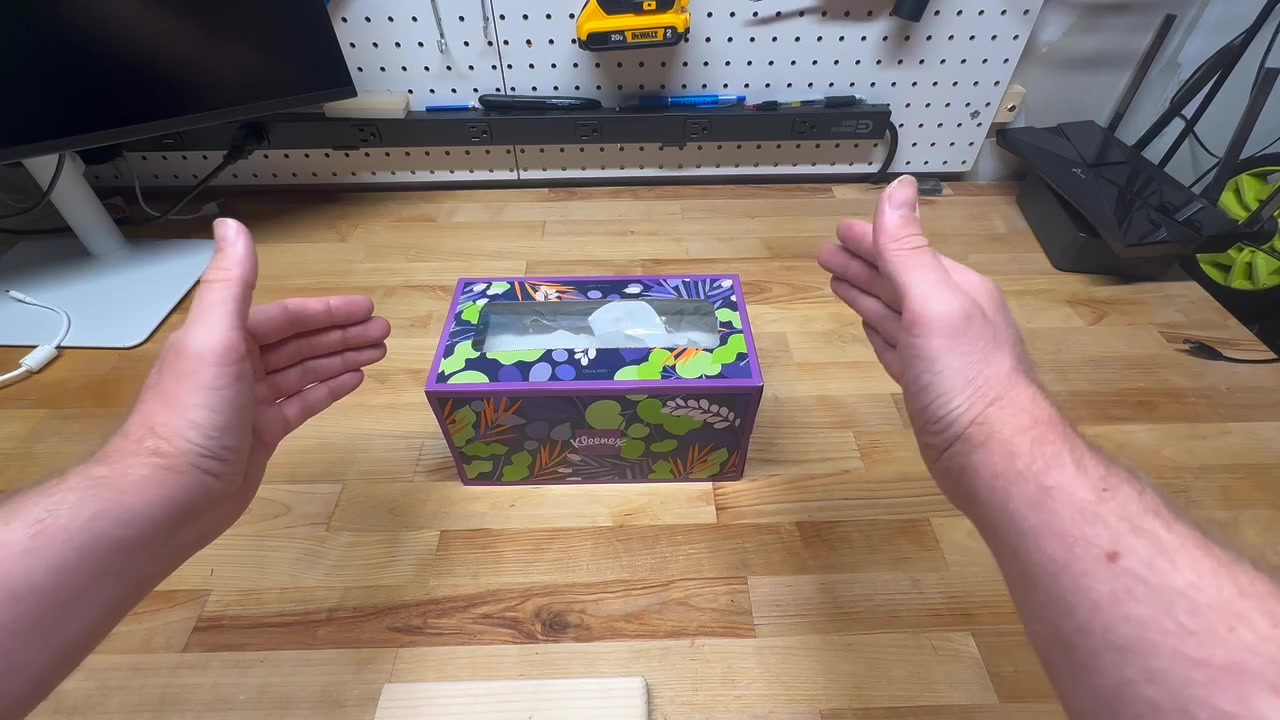
#> input picture docs/video_frames/f_0001.jpg, 1280 x 720 px, found by its file name
$ python foundpose_smoke3.py
#> lines starting #> are read from the running program, lines starting #| are printed output that depends on the picture; after the words box and inside, x2 and y2 are one past the last pixel; in counts of white or black regions, pixels touching at a corner belong together
"""Smoke 3 (P0): FoundPose coarse 6DoF pose on the tissue-box clip, with no CAD asset.

The scene object is a consumer tissue box. No CAD/mesh exists for it, so a proxy box
(``perception/assets/tissue_box_proxy.obj``, 0.24 x 0.12 x 0.08 m) is rendered into
FoundPose reference templates and the coarse pose is estimated on ``frames/f_0001.jpg``.

Pipeline, executed with the ``foundpose-mps`` conda env:
  1. proxy OBJ -> BOP-format PLY (mm)
  2. frame + mask + assumed camera -> mini BOP dataset "tbox"
  3. ``scripts/gen_templates.py`` (pyrender)   -> reference templates
  4. ``scripts/gen_repre.py`` (DINOv2 + faiss)  -> object representation
  5. ``scripts/infer.py`` (DINOv2 + PnP)        -> T_camera_object
  6. overlay + report.json

Acceptance criteria (hard, defined before the run; see tests/test_smoke3_foundpose.py):
  C1 T_camera_object is a finite 4x4 rigid transform (last row [0,0,0,1], |det R| - 1| < 1e-3)
  C2 template_count > 0
  C3 all 8 proxy-box corners reproject strictly inside the 1280x720 image
  C4 silhouette IoU(proxy box hull, object mask) >= 0.50
  C5 |bbox centre(projected box) - bbox centre(mask)| <= 64 px
  C6 the neural inference ran on MPS (mps built + feature-extraction timing vs CPU)
"""

from __future__ import annotations

import argparse
import hashlib
import json
import os
import platform
import re
import struct
import subprocess
import sys
import time
from pathlib import Path
from typing import Any, Dict, List, Tuple

import cv2
import numpy as np

# --------------------------------------------------------------------------------------
# Paths and fixed configuration
# --------------------------------------------------------------------------------------

ROOT = Path(__file__).resolve().parents[1]
FOUNDPOSE_REPO = ROOT / "runs/upstream/foundpose"
ASSETS = ROOT / "runs/p0/assets"
OUT = ROOT / "runs/p0/smoke3_foundpose"
EVIDENCE = OUT / "evidence"
LOGS = OUT / "logs"
BOP_ROOT = OUT / "bop_datasets"
BOP_OUTPUT = OUT / "bop_output"
CONFIGS = OUT / "configs"
REPORT = OUT / "report.json"

DATASET_NAME = "tbox"
OBJ_ID = 1
SCENE_ID = 1
IM_ID = 1
FRAME = ASSETS / "frames/f_0001.jpg"
OBJ_PATH = ROOT / "perception/assets/tissue_box_proxy.obj"

CONDA_ENV = "foundpose-mps"
TEMPLATE_SOURCE = "handmade_proxy_box"

IMAGE_W, IMAGE_H = 1280, 720

# No calibration is available for this clip. Intrinsics are ASSUMED: 90 deg horizontal
# FOV (typical of the wide-angle egocentric capture used for this clip), square pixels.
FX = FY = 650.0
CX, CY = 640.0, 360.0
K_QUERY = [[FX, 0.0, CX], [0.0, FY, CY], [0.0, 0.0, 1.0]]
# The template renderer only needs a nominal camera with the same focal length; a small
# viewport keeps the pyrender rasterisation affordable.
K_TEMPLATE = [[FX, 0.0, 320.0], [0.0, FY, 240.0], [0.0, 0.0, 1.0]]
TEMPLATE_IM_SIZE = (640, 480)
# Camera-object distance range of the box across the clip (mm); sets the view-sphere radii.
DEPTH_RANGE_MM = (380.0, 700.0)

# GrabCut seed rectangle (x, y, w, h) around the tissue box in f_0001.
GRABCUT_RECT = (424, 271, 342, 222)

# Acceptance thresholds (fixed before the run, see module docstring).
CRIT_IOU_MIN = 0.50
CRIT_CENTER_DIST_MAX_PX = 64.0

# Official LM-O template budget (57 viewpoints x 14 in-plane rotations = 798 templates).
# SSAA is 2.0 instead of the LM-O default 4.0: the nominal template viewport is kept at
# 640x480 instead of the full 1280x720 query size, so 4x would need 5096x5096 buffers.
TEMPLATE_OPTS = {
    "num_viewspheres": 1,
    "min_num_viewpoints": 57,
    "num_inplane_rotations": 14,
    "images_per_view": 1,
    "ssaa_factor": 2.0,
}

EXTRACTOR_GEN_REPRE = EXTRACTOR_INFER = (
    "dinov2_version=vits14-reg_stride=14_facet=token_layer=9_logbin=0_norm=1"
)


# --------------------------------------------------------------------------------------
# Small helpers
# --------------------------------------------------------------------------------------


def _log(msg: str) -> None:
    print(f"[smoke3] {msg}", flush=True)


def load_obj(path: Path) -> Tuple[np.ndarray, np.ndarray]:
    """Reads an OBJ file, returning (vertices_xyz, faces_0based)."""
    verts: List[Tuple[float, float, float]] = []
    faces: List[Tuple[int, int, int]] = []
    for line in path.read_text().splitlines():
        line = line.strip()
        if line.startswith("v "):
            verts.append(tuple(float(x) for x in line.split()[1:4]))  # type: ignore[arg-type]
        elif line.startswith("f "):
            idx = [int(tok.split("/")[0]) - 1 for tok in line.split()[1:]]
            faces.append(tuple(idx[:3]))  # type: ignore[arg-type]
    return np.asarray(verts, np.float64), np.asarray(faces, np.int64)


# [54 lines left out: functions write_bop_ply, mask_to_coco_rle, bbox_iou_xyxy, not called in this run]


# --------------------------------------------------------------------------------------
# Step 1 + 2: mini BOP dataset
# --------------------------------------------------------------------------------------


def build_bop_dataset(image: np.ndarray, mask: np.ndarray) -> Dict[str, Any]:
    """Writes the PLY model, camera files, test frame and detection mask."""
    ds_dir = BOP_ROOT / DATASET_NAME
    (ds_dir / "models").mkdir(parents=True, exist_ok=True)
    test_dir = ds_dir / "test" / f"{SCENE_ID:06d}"
    (test_dir / "rgb").mkdir(parents=True, exist_ok=True)
    det_dir = BOP_ROOT / "detections" / "cnos-fastsam"
    det_dir.mkdir(parents=True, exist_ok=True)

    verts_m, faces = load_obj(OBJ_PATH)
    dims_m = (verts_m.max(0) - verts_m.min(0)).tolist()
    verts_mm = verts_m * 1000.0
    write_bop_ply(ds_dir / "models" / f"obj_{OBJ_ID:06d}.ply", verts_mm, faces)

    diameter_mm = float(np.linalg.norm(verts_mm.max(0) - verts_mm.min(0)))
    (ds_dir / "models" / "models_info.json").write_text(
        json.dumps({str(OBJ_ID): {"diameter": diameter_mm}})
    )
    (ds_dir / "camera.json").write_text(
        json.dumps(
            {
                "width": TEMPLATE_IM_SIZE[0],
                "height": TEMPLATE_IM_SIZE[1],
                "fx": K_TEMPLATE[0][0],
                "fy": K_TEMPLATE[1][1],
                "cx": K_TEMPLATE[0][2],
                "cy": K_TEMPLATE[1][2],
                "depth_scale": 1.0,
            },
            indent=2,
        )
    )

    # BOP classic datasets store RGB as PNG; write the decoded frame losslessly.
    cv2.imwrite(str(test_dir / "rgb" / f"{IM_ID:06d}.png"), image)
    (test_dir / "scene_camera.json").write_text(
        json.dumps({str(IM_ID): {"cam_K": K_QUERY, "depth_scale": 1.0}}, indent=2)
    )
    # No ground-truth poses are claimed for this clip; annotations stay empty so that
    # FoundPose runs in its update_without_anno path.
    (test_dir / "scene_gt.json").write_text(json.dumps({str(IM_ID): []}))
    (test_dir / "scene_gt_info.json").write_text(json.dumps({str(IM_ID): []}))
    (ds_dir / "test_targets_bop19.json").write_text(
        json.dumps(
            [{"scene_id": SCENE_ID, "im_id": IM_ID, "obj_id": OBJ_ID, "inst_count": 1}]
        )
    )

    ys, xs = np.nonzero(mask)
    x0, x1, y0, y1 = int(xs.min()), int(xs.max()), int(ys.min()), int(ys.max())
    det = {
        "scene_id": SCENE_ID,
        "image_id": IM_ID,
        "category_id": OBJ_ID,
        "bbox": [x0, y0, x1 - x0, y1 - y0],
        "segmentation": mask_to_coco_rle(mask),
        "score": 1.0,
        "time": 0.0,
    }
    (det_dir / f"cnos-fastsam_{DATASET_NAME}-test.json").write_text(json.dumps([det]))

    return {
        "obj_dims_m": dims_m,
        "model_diameter_mm": diameter_mm,
        "mask_bbox_xyxy": [x0, y0, x1, y1],
        "mask_area_px": int(mask.sum()),
    }


def compute_object_mask(image: np.ndarray) -> np.ndarray:
    """Segments the tissue box with GrabCut seeded by GRABCUT_RECT."""
    mask = np.zeros(image.shape[:2], np.uint8)
    bgd, fgd = np.zeros((1, 65), np.float64), np.zeros((1, 65), np.float64)
    rect = (GRABCUT_RECT[0], GRABCUT_RECT[1], GRABCUT_RECT[2], GRABCUT_RECT[3])
    cv2.grabCut(image, mask, rect, bgd, fgd, 5, cv2.GC_INIT_WITH_RECT)
    out = np.where((mask == cv2.GC_FGD) | (mask == cv2.GC_PR_FGD), 1, 0).astype(np.uint8)
    out = cv2.morphologyEx(out, cv2.MORPH_OPEN, np.ones((3, 3), np.uint8))
    return out


# --------------------------------------------------------------------------------------
# Step 3-5: run the FoundPose scripts
# --------------------------------------------------------------------------------------


# [305 lines left out: functions script_env, run_foundpose, write_configs, load_estimated_pose, project_points, convex_hull_mask and 6 more, not called in this run]


# --------------------------------------------------------------------------------------
# Main
# --------------------------------------------------------------------------------------


def main() -> int:
    ap = argparse.ArgumentParser()
    ap.add_argument("--skip-build", action="store_true", help="reuse an existing BOP dataset")
    ap.add_argument(
        "--post-only",
        action="store_true",
        help="reuse existing templates/representation/poses and only redo the evidence + report",
    )
    args = ap.parse_args()

    OUT.mkdir(parents=True, exist_ok=True)
    EVIDENCE.mkdir(parents=True, exist_ok=True)
    LOGS.mkdir(parents=True, exist_ok=True)

    image = cv2.imread(str(FRAME))
#> image is the input picture: shape (720, 1280, 3); mean B, G, R 112.3, 121.6, 142.2
    if image is None:
        raise RuntimeError(f"cannot read {FRAME}")
    assert image.shape[:2] == (IMAGE_H, IMAGE_W), f"unexpected frame size {image.shape}"

    if args.skip_build and (BOP_ROOT / DATASET_NAME / "models" / f"obj_{OBJ_ID:06d}.ply").is_file():
        mask = compute_object_mask(image)
        ds_info = {"reused": True}
    else:
        mask = compute_object_mask(image)
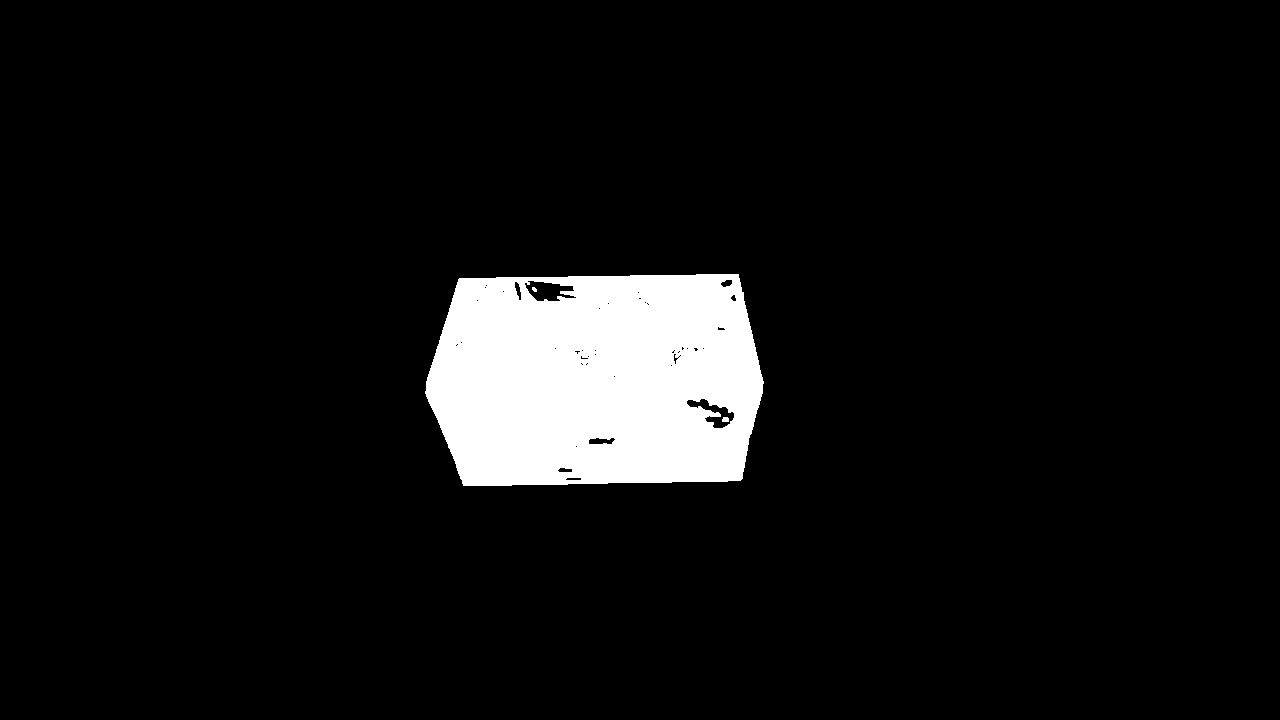
#> mask: shape (720, 1280); values 0 (black) and 1 (white), 6.8% white; 3 white regions (1 under 20 px), largest, box (x1, y1, x2, y2) and area: (425, 274, 764, 486) 62630, (722, 417, 729, 422) 32
        ds_info = build_bop_dataset(image, mask)
    cv2.imwrite(str(EVIDENCE / "mask_f0001.png"), mask * 255)
    _log(f"mask area = {int(mask.sum())} px")

    cfgs = write_configs()
    poses_path = (
        BOP_OUTPUT / "inference" / f"{DATASET_NAME}_v1" / str(OBJ_ID) / "estimated-poses.json"
    )
    if args.post_only and poses_path.is_file():
        _log("post-only: reusing the templates, representation and pose estimates on disk")
        timings = {"reused_from_previous_run": True, "logs": str(LOGS)}
    else:
        timings = {
            "gen_templates": run_foundpose("gen_templates.py", cfgs["gen_templates"], "gen_templates.log"),
            "gen_repre": run_foundpose("gen_repre.py", cfgs["gen_repre"], "gen_repre.log"),
            "infer": run_foundpose("infer.py", cfgs["infer"], "infer.log"),
        }

    metadata = json.loads(
        (BOP_OUTPUT / "templates/v1" / DATASET_NAME / str(OBJ_ID) / "metadata.json").read_text()
    )
    template_count = len(metadata)

    T, pose_meta = load_estimated_pose()
    np.savetxt(str(OUT / "T_camera_object.txt"), T, fmt="%.9f")

    verts_m, _ = load_obj(OBJ_PATH)
    pts2d = project_points(T, verts_m * 1000.0)

    proj_mask = convex_hull_mask(pts2d)
    inter = int(np.logical_and(proj_mask, mask).sum())
    union = int(np.logical_or(proj_mask, mask).sum())
    silhouette_iou = inter / max(1, union)

    ys, xs = np.nonzero(mask)
    # Supplementary (non-gating) pose-quality diagnostics: how well the proxy box covers
    # the segmented object and how far its in-plane orientation is off.
    mask_area = int(mask.sum())
    proj_area = int(proj_mask.sum())
    mask_cov = inter / max(1, mask_area)
    axis_angle_deg = float(
        np.degrees(
            _principal_axis_angle(pts2d[:, :2])
            - _principal_axis_angle(np.stack([xs, ys], axis=1).astype(np.float64))
        )
    )
    axis_angle_deg = (axis_angle_deg + 180.0) % 360.0 - 180.0

    mask_bbox = [float(xs.min()), float(ys.min()), float(xs.max()), float(ys.max())]
    proj_bbox = [
        float(pts2d[:, 0].min()), float(pts2d[:, 1].min()),
        float(pts2d[:, 0].max()), float(pts2d[:, 1].max()),
    ]
    center_dist = float(
        np.hypot(
            0.5 * (proj_bbox[0] + proj_bbox[2]) - 0.5 * (mask_bbox[0] + mask_bbox[2]),
            0.5 * (proj_bbox[1] + proj_bbox[3]) - 0.5 * (mask_bbox[1] + mask_bbox[3]),
        )
    )
    corners_in_image = bool(
        np.all(pts2d[:, 0] >= 0) and np.all(pts2d[:, 0] < IMAGE_W)
        and np.all(pts2d[:, 1] >= 0) and np.all(pts2d[:, 1] < IMAGE_H)
    )

    cv2.imwrite(str(EVIDENCE / "overlay_f0001_foundpose_proxy.png"), make_overlay(image, mask, pts2d))
    (EVIDENCE / "T_camera_object.json").write_text(json.dumps(T.tolist(), indent=2))
    (EVIDENCE / "projected_corners_px.json").write_text(json.dumps(pts2d.tolist(), indent=2))
    cv2.imwrite(str(EVIDENCE / "proxy_silhouette.png"), proj_mask * 255)

    t_rigid = bool(
        T.shape == (4, 4)
        and np.all(np.isfinite(T))
        and np.allclose(T[3], [0, 0, 0, 1], atol=1e-6)
        and abs(np.linalg.det(T[:3, :3]) - 1.0) < 1e-3
    )

    mps = mps_evidence()
    device_used = "mps" if mps["mps_available"] else "cpu"

    criteria = {
        "C1_T_finite_rigid_4x4": {
            "value": t_rigid,
            "threshold": "finite, last row [0,0,0,1], |det R - 1| < 1e-3",
            "pass": t_rigid,
        },
        "C2_template_count_gt_0": {
            "value": template_count,
            "threshold": "> 0",
            "pass": template_count > 0,
        },
        "C3_corners_inside_image": {
            "value": corners_in_image,
            "threshold": f"all 8 corners in [0,{IMAGE_W}) x [0,{IMAGE_H})",
            "pass": corners_in_image,
            "corners_px": pts2d[:, :2].tolist(),
        },
        "C4_silhouette_iou": {
            "value": silhouette_iou,
            "threshold": f">= {CRIT_IOU_MIN}",
            "pass": silhouette_iou >= CRIT_IOU_MIN,
        },
        "C5_bbox_center_dist_px": {
            "value": center_dist,
            "threshold": f"<= {CRIT_CENTER_DIST_MAX_PX}",
            "pass": center_dist <= CRIT_CENTER_DIST_MAX_PX,
            "mask_bbox_xyxy": mask_bbox,
            "projected_bbox_xyxy": proj_bbox,
            "bbox_iou": bbox_iou_xyxy(tuple(proj_bbox), tuple(mask_bbox)),
        },
        "C6_inference_on_mps": {
            "value": device_used,
            "threshold": "mps",
            "pass": device_used == "mps",
            "evidence": mps,
        },
    }

    verdict = "pass" if all(c["pass"] for c in criteria.values()) else "fail"

    diagnostics = parse_infer_log()

    report = {
        "smoke": "smoke3_foundpose",
        "verdict": verdict,
        "device": device_used,
        "device_evidence": mps,
        "key_lib_versions": key_lib_versions(),
        "weights_version": dinov2_weights_info(),
        "template_source": TEMPLATE_SOURCE,
        "template_source_detail": (
            "handmade proxy box, perception/assets/tissue_box_proxy.obj, "
            f"{ds_info.get('obj_dims_m')} m, BOP PLY diameter {ds_info.get('model_diameter_mm', float('nan')):.1f} mm"
        ),
        "template_count": template_count,
        "template_opts": TEMPLATE_OPTS,
        "criteria": criteria,
        "inference_diagnostics": diagnostics,
        "errors": {
            "silhouette_iou": silhouette_iou,
            "bbox_center_dist_px": center_dist,
            "bbox_iou": criteria["C5_bbox_center_dist_px"]["bbox_iou"],
            "mask_coverage_by_proxy": mask_cov,
            "proxy_area_over_mask_area": proj_area / max(1, mask_area),
            "in_plane_axis_error_deg": axis_angle_deg,
            "foundpose_internal_score": float(pose_meta["score"]),
            "foundpose_internal_score_note": (
                "FoundPose's own per-hypothesis score is 0.0 because upstream "
                "eval_util.update_without_anno is called with camera_c2w=orig_camera_c2w while the "
                "correspondences live in the crop camera, so it reprojects with the wrong camera; "
                "this does not affect the T_camera_object we export (trans_m2oc frame is correct)"
            ),
            "symmetric_add_proxy_metric": None,
            "object_diameter_mm": ds_info.get("model_diameter_mm"),
            "pose_translation_mm": T[:3, 3].tolist(),
            "note": "no metric GT pose exists for this clip; errors are 2D reprojection-based",
        },
        "T_camera_object": T.tolist(),
        "camera_assumed": {
            "K": K_QUERY,
            "im_size": [IMAGE_W, IMAGE_H],
            "source": "assumed 90 deg HFOV (no calibration available for this clip)",
            "scale_source": "handmade_proxy_box",
        },
        "mask_source": f"opencv GrabCut (GC_INIT_WITH_RECT, seed rect {GRABCUT_RECT}, 5 iters)",
        "dataset_info": ds_info,
        "stage_timings": timings,
        "cpu_fallbacks": [
            "torch 2.3.0 MPS op fallback (PYTORCH_ENABLE_MPS_FALLBACK=1): "
            "aten::_upsample_bicubic2d_aa in DINOv2 interpolate_pos_encoding has no MPS kernel; "
            "everything else in the ViT runs natively on MPS",
            "faiss-cpu 1.8.0: visual-words and per-template kNN indices (CPU-only build, no MPS/CUDA)",
            "pyrender/OpenGL: template rasterisation (CPU, no MPS equivalent)",
            "opencv solvePnPRansac + LM refinement: pose solving (CPU)",
            "OpenCV GrabCut: object mask (CPU)",
            "bop_toolkit dataset/camera IO: CPU",
        ],
        "env": {
            "conda_env": CONDA_ENV,
            "yaml": str(ROOT / "conda_foundpose_mps.yaml"),
            "yaml_source": "runs/upstream/foundpose/conda_foundpose_mps.yaml",
            "deltas": [
                "name foundpose_mps -> foundpose-mps",
                "dropped channels nvidia, xformers (no osx-arm64 builds)",
                "dropped conda dep vispy (pulls qt/qt-webengine; imported nowhere)",
                "dropped conda deps triangle, glumpy (imported nowhere)",
                "dropped pip deps submitit, webdataset, hand_tracking_toolkit (imported nowhere)",
                "added pip dep trimesh (required by utils/renderer.py)",
                "first attempt with the unmodified official yaml failed: CondaHTTPError on "
                "qt-main / matplotlib-base downloads from repo.anaconda.com (vispy dependency)",
            ],
        },
        "upstream_patches": [
            {
                "file": "external/bop_toolkit/bop_toolkit_lib/config.py",
                "change": "output_path honours BOP_OUTPUT_PATH env var",
            },
            {
                "file": "external/bop_toolkit/bop_toolkit_lib/dataset_params.py",
                "change": "registered the synthetic 'tbox' dataset (obj_ids, symmetric_obj_ids, split params)",
            },
            {
                "file": "utils/data_util.py",
                "change": "DatasetOpts.crop_image_center=False, add_depth=False (1280x720 RGB-only clip)",
            },
            {
                "file": "scripts/infer.py, scripts/gen_repre.py",
                "change": "device selection now prefers MPS (upstream only has cuda/cpu)",
            },
            {
                "file": "utils/knn_util.py",
                "change": (
                    "KNN.fit/KNN.search unwrap any non-CPU tensor (upstream only handles CUDA); "
                    "faiss-cpu segfaults when handed MPS-backed torch storage (observed in gen_repre)"
                ),
            },
            {
                "file": "utils/infer_pose_util.py",
                "change": (
                    "mask slice bug fix: `[shift:-shift]` is empty when shift == 0 (`-0 == 0`); "
                    "the detection mask became empty and grid_sample then crashed"
                ),
            },
            {
                "file": "scripts/infer.py",
                "change": (
                    "debug visualisation of the per-vertex error now requires a GT pose; the "
                    "no-annotation path passed None into vis_pointcloud_error and crashed"
                ),
            },
            {
                "file": "(none)",
                "change": (
                    "MPS op-level CPU fallback (env PYTORCH_ENABLE_MPS_FALLBACK=1): "
                    "aten::_upsample_bicubic2d_aa inside DINOv2 interpolate_pos_encoding is not "
                    "implemented for MPS in torch 2.3.0"
                ),
            },
        ],
        "host": {
            "machine": platform.machine(),
            "python": platform.python_version(),
            "os": platform.platform(),
        },
        "artifacts": {
            "overlay": str(EVIDENCE / "overlay_f0001_foundpose_proxy.png"),
            "mask": str(EVIDENCE / "mask_f0001.png"),
            "T_camera_object": str(OUT / "T_camera_object.txt"),
            "logs": str(LOGS),
        },
    }
    REPORT.write_text(json.dumps(report, indent=2))
    _log(f"verdict = {verdict}")
    for name, c in criteria.items():
        _log(f"  {name}: value={c['value']} pass={c['pass']}")
    return 0 if verdict == "pass" else 1


if __name__ == "__main__":
#> (the run stopped early here; a loop or call above may not have finished)
